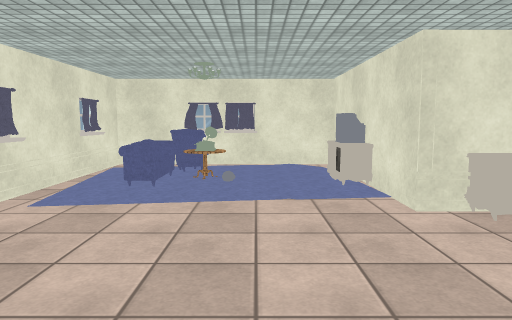
view 1 (above)

22 first-person views from a walk through a Unity game level. The camera is 1.4 m above the floor, tilts 6° down and sees 70° across. The floor is counted in squares, 1 m on a side. Each view is taken from the middle of a square. On the plan, view 1 faces up. The plan holds only what a view shows up to about 16 squares ahead; the rest is blank. The place goes on beyond the plan. Door leaves are left out, so doorways stand open. Some surface patterns are stand-ins.

view 2
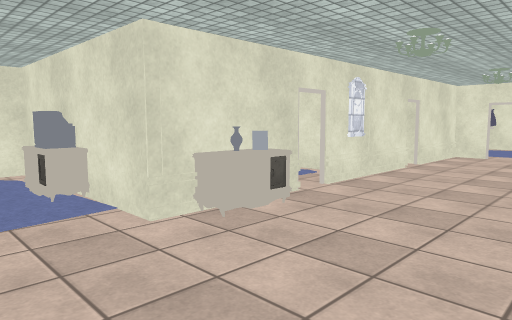

view 3
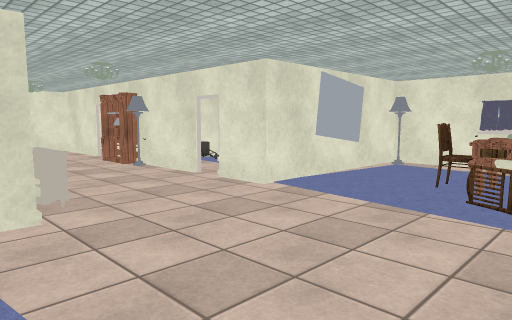

view 4
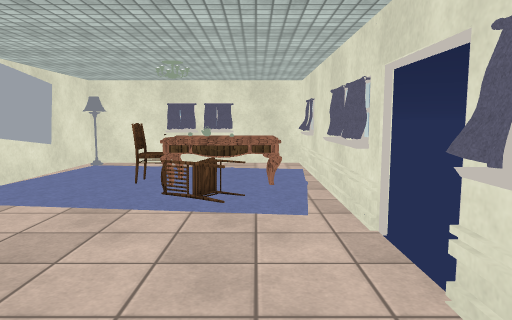

view 5
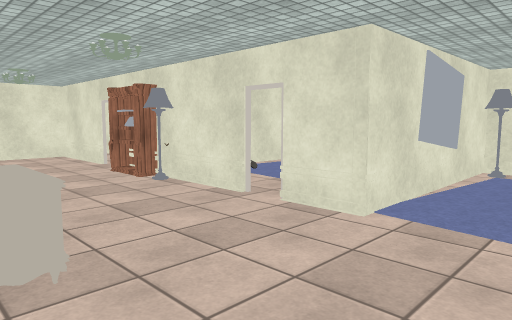

view 6
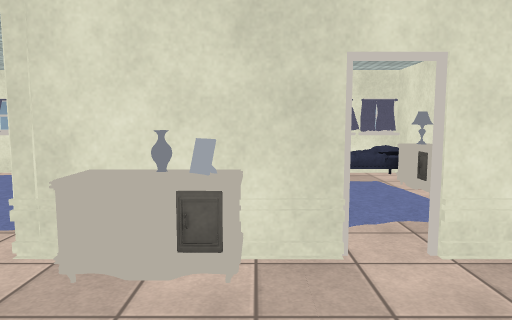

view 7
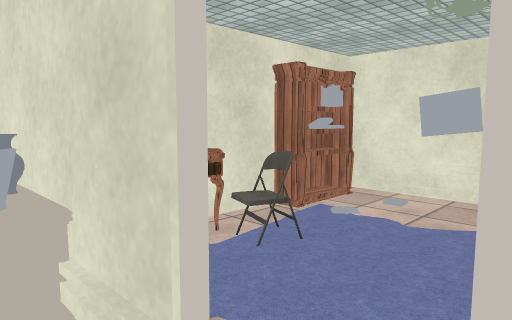

view 8
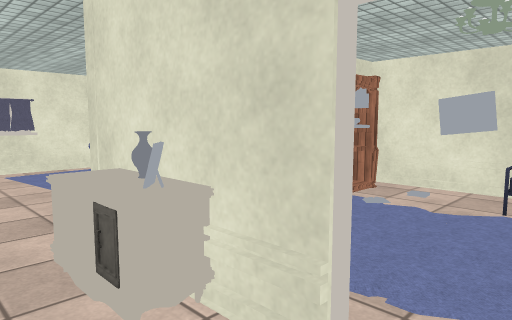

view 9
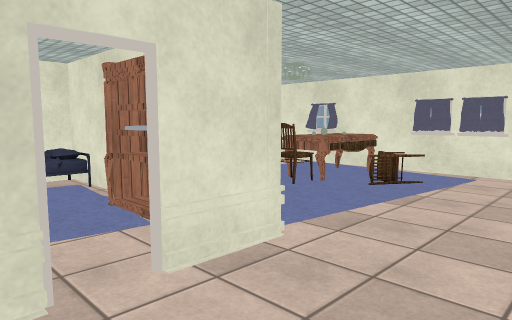

view 10
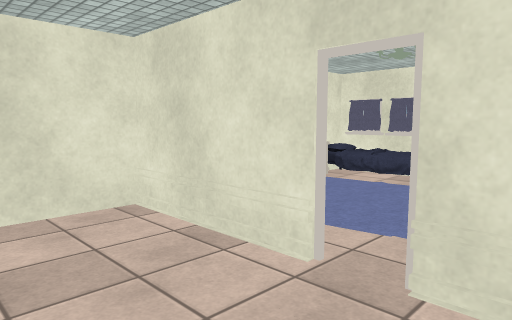

view 11
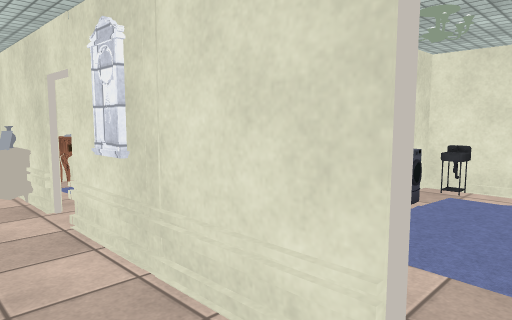

view 12
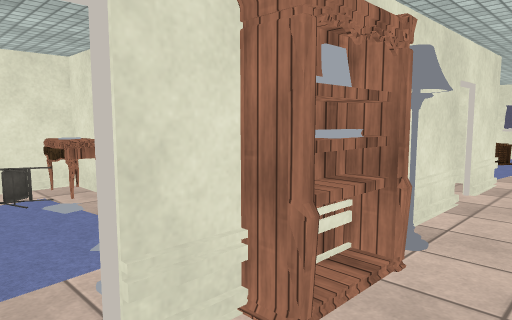

view 13
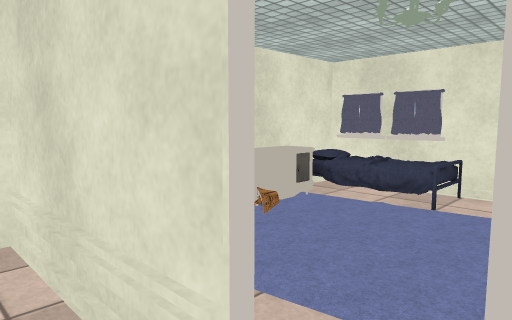

view 14
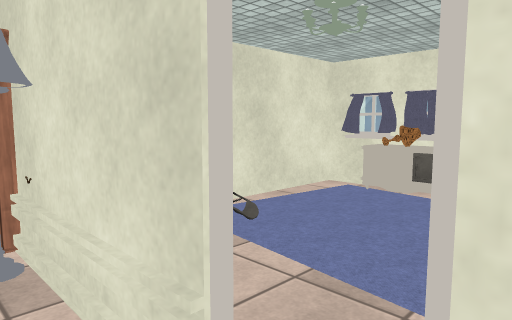

view 15
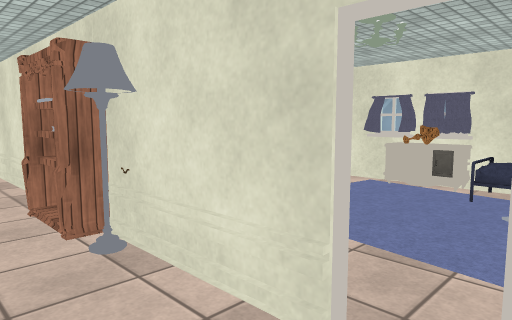

view 16
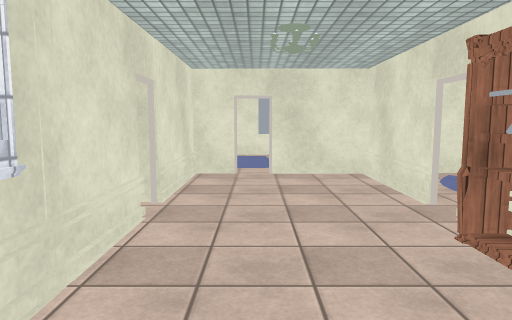

view 17
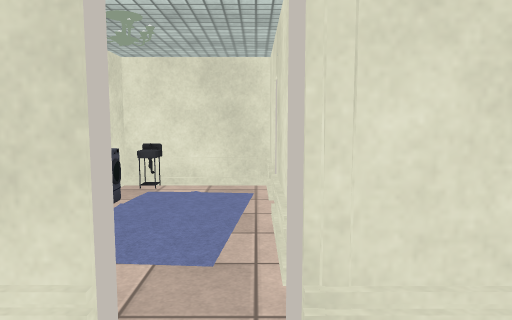

view 18
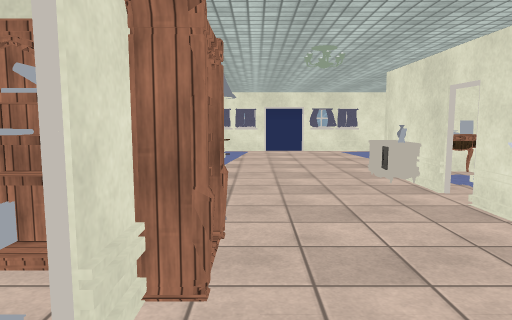

view 19
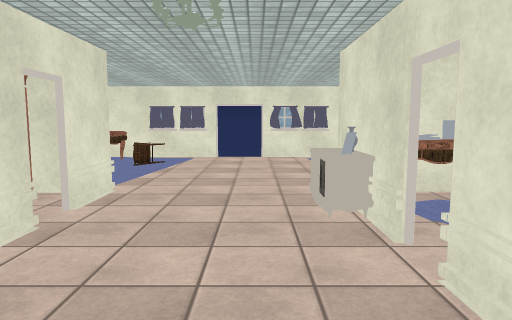

view 20
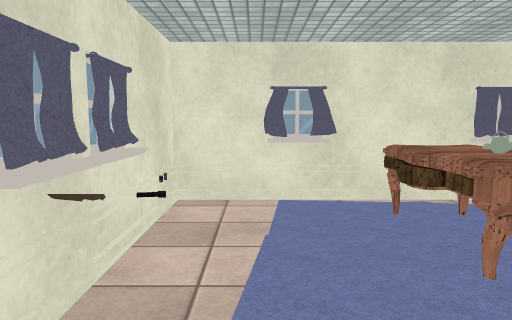

view 21
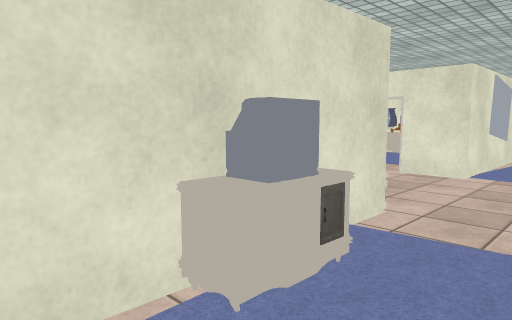

view 22
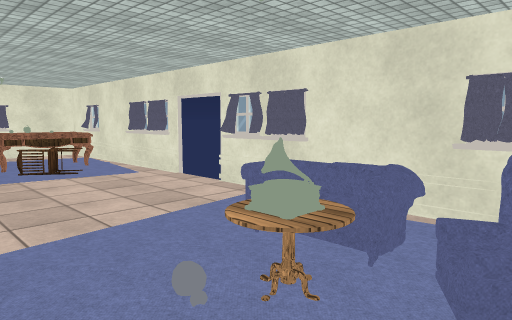

### Floor plan
Ten units are one square. View 1 is at (0, 0); x grows to the right and y downward. Boxes are objects, and circles mark ways between rooms. Rooms are numbered by the first view taken in them; rooms with no view inside come last. Other rooms are left out.
<svg viewBox="-55 -130 220 190">
<path fill="none" stroke="#000" d="M60 -57 25 -57 25 -66M51 -11 75 -11M25 -84 25 -96M25 5 25 -11 44 -11M28 -95 28 -84M89 -56 83 -57M91 -57 78 -55M89 -71 89 -80M25 -114 25 -120 -21 -120M-43 -21 -43 -10M-45 -25 -45 55 25 55 25 24M-43 -69 -43 -45M-43 -9 -43 2M104 -11 113 -11M1 -118 -19 -118M58 -120 29 -120M114 -57 68 -57M89 -104 89 -120M120 -11 158 -11 158 -36M-22 -120 -45 -120 -45 -41M-43 -105 -43 -94M-43 26 -43 39M-22 53 -14 53M158 -45 158 -57 123 -57M125 55 158 55 158 29M158 17 158 10M96 55 106 55M54 55 96 55M28 34 28 55M89 55 89 17M28 -6 28 5"/>
<rect x="-45" y="5" width="10" height="20" fill="#bbb"><title>carpet</title></rect>
<rect x="-35" y="5" width="20" height="20" fill="#bbb"><title>other object</title></rect>
<rect x="-35" y="-15" width="20" height="20" fill="#bbb"><title>chair</title></rect>
<rect x="-35" y="-105" width="20" height="30" fill="#bbb"><title>other object</title></rect>
<rect x="-25" y="-105" width="20" height="20" fill="#bbb"><title>table</title></rect>
<rect x="-25" y="-105" width="10" height="10" fill="#bbb"><title>carpet</title></rect>
<rect x="-25" y="-115" width="10" height="10" fill="#bbb"><title>other object</title></rect>
<rect x="-15" y="45" width="10" height="10" fill="#bbb"><title>other object</title></rect>
<rect x="-15" y="5" width="20" height="20" fill="#bbb"><title>chair</title></rect>
<rect x="-15" y="-5" width="10" height="10" fill="#bbb"><title>carpet</title></rect>
<rect x="-5" y="45" width="10" height="10" fill="#bbb"><title>other object</title></rect>
<rect x="15" y="-95" width="10" height="20" fill="#bbb"><title>TV</title></rect>
<rect x="25" y="15" width="10" height="10" fill="#bbb"><title>painting</title></rect>
<rect x="25" y="-55" width="20" height="10" fill="#bbb"><title>other object</title></rect>
<rect x="25" y="-75" width="10" height="10" fill="#bbb"><title>other object</title></rect>
<rect x="25" y="-85" width="10" height="10" fill="#bbb"><title>other object</title></rect>
<rect x="25" y="-105" width="10" height="10" fill="#bbb"><title>bookshelf</title></rect>
<rect x="25" y="-115" width="10" height="10" fill="#bbb"><title>other object</title></rect>
<rect x="35" y="-75" width="10" height="10" fill="#bbb"><title>other object</title></rect>
<rect x="35" y="-105" width="50" height="40" fill="#bbb"><title>carpet</title></rect>
<rect x="45" y="-55" width="10" height="10" fill="#bbb"><title>other object</title></rect>
<rect x="55" y="-115" width="30" height="20" fill="#bbb"><title>bed</title></rect>
<rect x="65" y="-125" width="10" height="10" fill="#bbb"><title>other object</title></rect>
<rect x="75" y="-125" width="10" height="10" fill="#bbb"><title>curtain</title></rect>
<rect x="85" y="-5" width="10" height="10" fill="#bbb"><title>other object</title></rect>
<rect x="85" y="-15" width="10" height="10" fill="#bbb"><title>other object</title></rect>
<rect x="85" y="-25" width="20" height="10" fill="#bbb"><title>bookshelf</title></rect>
<rect x="85" y="-95" width="10" height="10" fill="#bbb"><title>other object</title></rect>
<rect x="85" y="-105" width="20" height="10" fill="#bbb"><title>machine</title></rect>
<rect x="85" y="45" width="20" height="10" fill="#bbb"><title>other object</title></rect>
<rect x="95" y="35" width="10" height="10" fill="#bbb"><title>other object</title></rect>
<rect x="95" y="-5" width="60" height="50" fill="#bbb"><title>carpet</title></rect>
<rect x="95" y="-5" width="10" height="20" fill="#bbb"><title>bookshelf</title></rect>
<rect x="95" y="-15" width="10" height="10" fill="#bbb"><title>other object</title></rect>
<rect x="125" y="35" width="30" height="20" fill="#bbb"><title>bed</title></rect>
<rect x="135" y="45" width="10" height="10" fill="#bbb"><title>curtain</title></rect>
<rect x="145" y="45" width="10" height="10" fill="#bbb"><title>curtain</title></rect>
<rect x="25" y="5" width="10" height="10" fill="#bbb"><title>other object</title></rect>
<rect x="35" y="35" width="30" height="20" fill="#bbb"><title>bed</title></rect>
<rect x="35" y="5" width="50" height="40" fill="#bbb"><title>carpet</title></rect>
<rect x="45" y="25" width="10" height="10" fill="#bbb"><title>other object</title></rect>
<rect x="65" y="45" width="10" height="10" fill="#bbb"><title>curtain</title></rect>
<rect x="75" y="45" width="10" height="10" fill="#bbb"><title>curtain</title></rect>
<circle cx="115" cy="-10" r="3" fill="#2a7"/>
<circle cx="50" cy="-10" r="3" fill="#2a7"/>
<text x="30" y="-40">1</text>
<text x="120" y="20">2</text>
<text x="60" y="30">3</text>
</svg>
Room 1 opens to room 2. Room 1 opens to room 3.

Where each view was taken, in squares from view 1:
view 1: 0 up, 0 right, facing up
view 2: 1 up, 0 right, facing up-right
view 3: 7 up, 3 left, facing down-right
view 4: 7 up, 3 left, facing down
view 5: 6 up, 0 right, facing down-right
view 6: 2 up, 5 right, facing up
view 7: 5 up, 7 right, facing up-left
view 8: 4 up, 7 right, facing up-left
view 9: 4 up, 6 right, facing down-left
view 10: 4 up, 10 right, facing down-right
view 11: 4 up, 12 right, facing up-left
view 12: 3 up, 12 right, facing down-left
view 13: 2 up, 11 right, facing down-right
view 14: 2 up, 4 right, facing down-right
view 15: 3 up, 4 right, facing down-right
view 16: 4 up, 6 right, facing right
view 17: 4 up, 12 right, facing up
view 18: 2 up, 13 right, facing left
view 19: 4 up, 10 right, facing left
view 20: 4 down, 2 right, facing left
view 21: 11 up, 0 right, facing down-right
view 22: 11 up, 1 right, facing down-left
